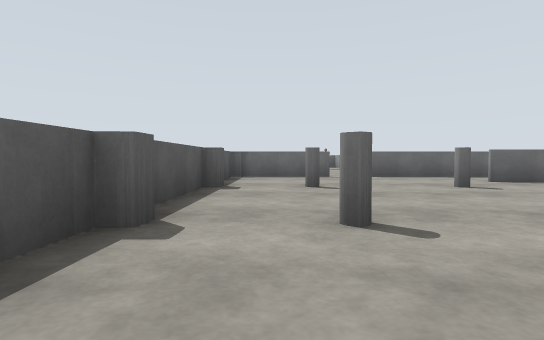
[1] (above)

16 first-person views from a walk through a robot-simulator world made for Gazebo. The camera is 0.9 m above the floor, tilts 2° down and sees 80° across. The floor is counted in squares, 2 m on a side. Each view is taken from the middle of a square. On the plan, view 1 faces up. The plan holds only what a view shows up to about 9 squares ahead; the rest is blank. Robots are left out. Gazebo's built-in surfaces are drawn with simple patterns. Simple shapes stand in for some stock models.

[2]
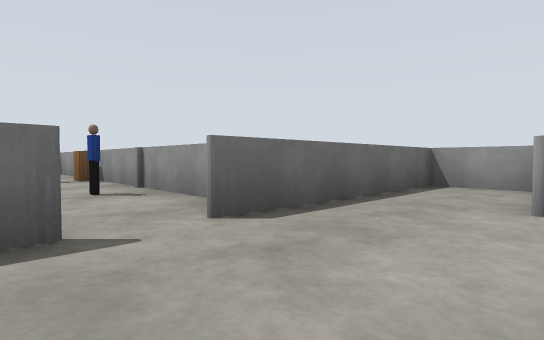

[3]
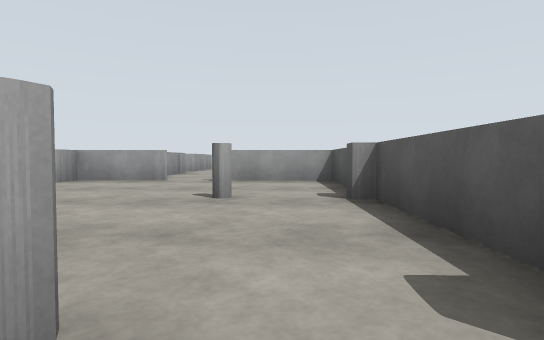

[4]
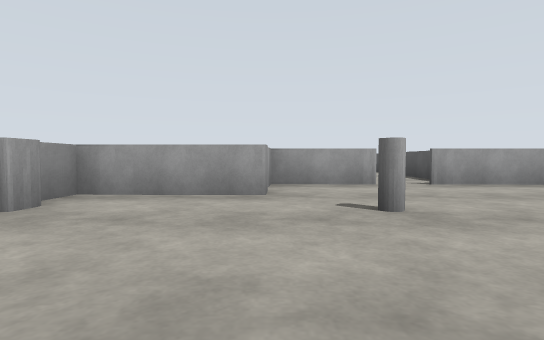

[5]
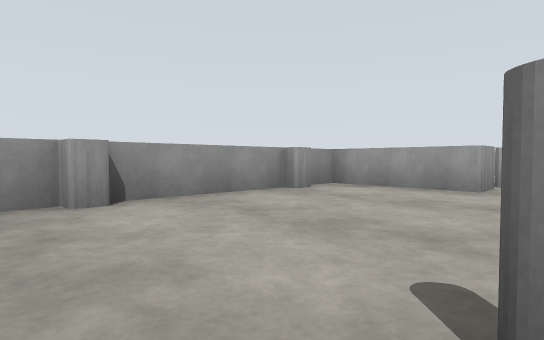

[6]
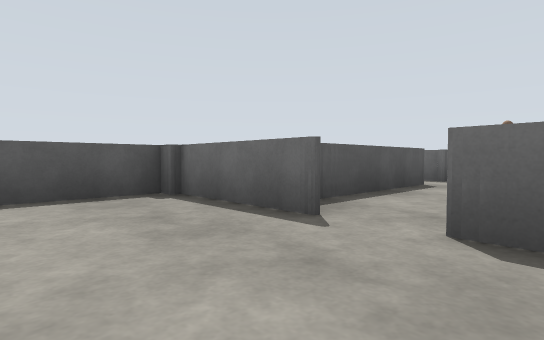

[7]
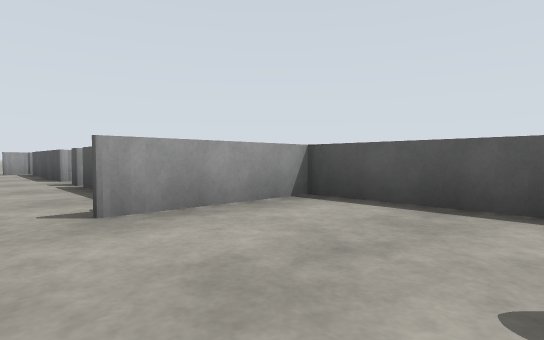

[8]
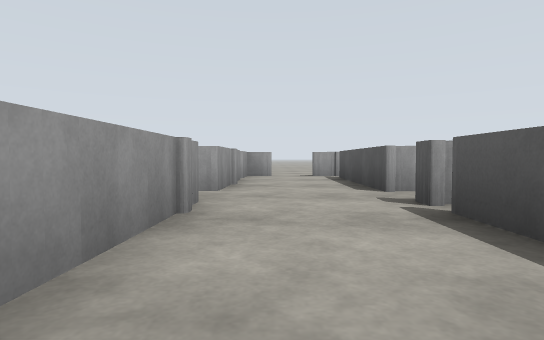

[9]
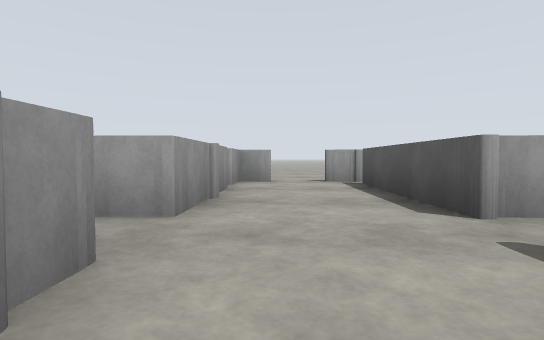

[10]
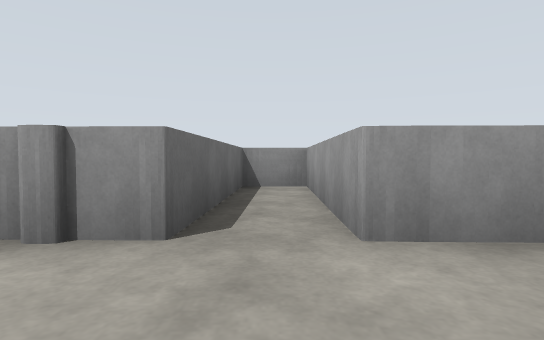

[11]
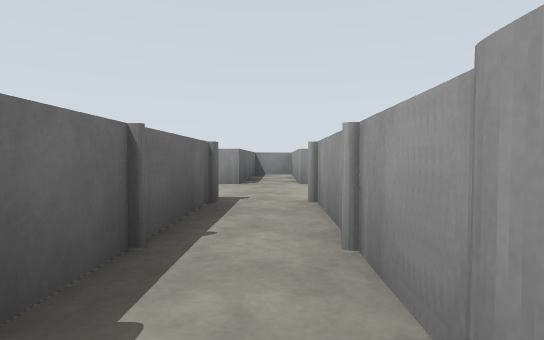

[12]
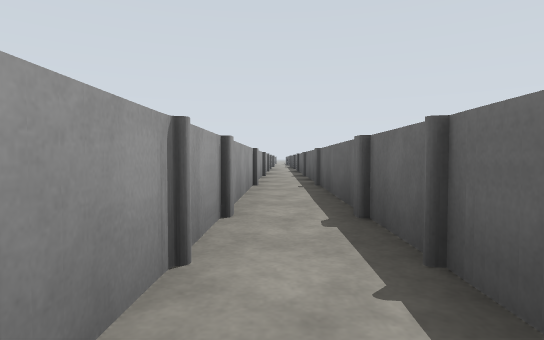

[13]
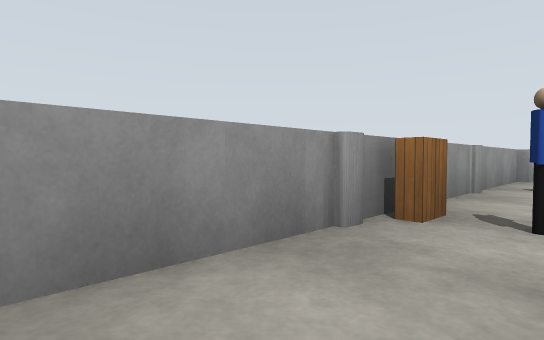

[14]
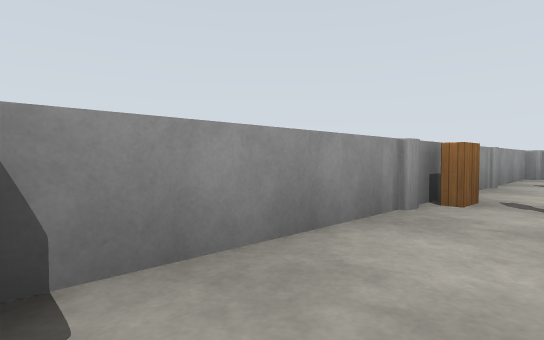

[15]
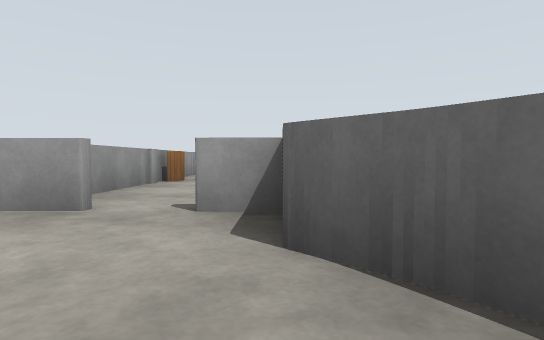

[16]
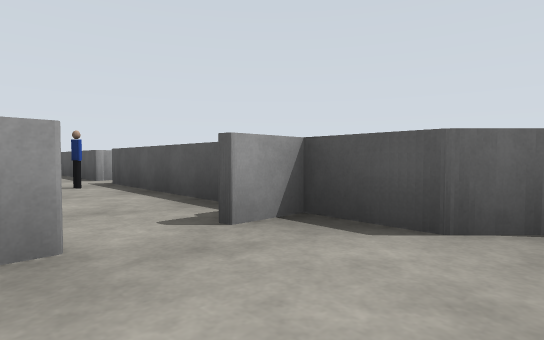

### Floor plan
Key: @ floor where view 1 was taken; # wall or solid block; x gap in a wall; . floor; B bookshelf; P person.
Columns run from 9 left of view 1 to 7 right of it. Each row starts with its distance up from view 1.
 20           .
 19          ##..
 18           #..
 17           #.#
 16           #.#
 15           #.#
 14           #.#
 13           #PB
 12           #.#
 11           #.#
 10           #P#
  9           #.#
  8         ###.#####
  7         #.......#
  6         #.....###
  5         #.#.#...#
  4         #.......#
  3         #.......#
  2         #.#.#...#
  1         #....####
  0         #@...x
 -1         ###.##
 -2          # .#
 -3          # .#
 -4     #######.####
 -5 ######.........#
 -6      #####..####
 -7          #..#
 -8          #..x
 -9          #..#
-10           ..#
-11           ..

Where each view was taken, in squares from view 1:
view 1: 0 up, 0 right, facing up
view 2: 6 up, 1 right, facing up-right
view 3: 6 up, 0 right, facing down
view 4: 5 up, 4 right, facing down
view 5: 6 up, 3 right, facing down-right
view 6: 6 up, 3 right, facing up-left
view 7: 2 up, 2 right, facing down-left
view 8: 1 down, 2 right, facing down
view 9: 3 down, 2 right, facing down
view 10: 5 down, 1 right, facing right
view 11: 5 down, 3 left, facing right
view 12: 5 down, 0 right, facing left
view 13: 16 up, 2 right, facing down-right
view 14: 17 up, 2 right, facing down-right
view 15: 20 up, 1 right, facing down
view 16: 19 up, 3 right, facing down-left
